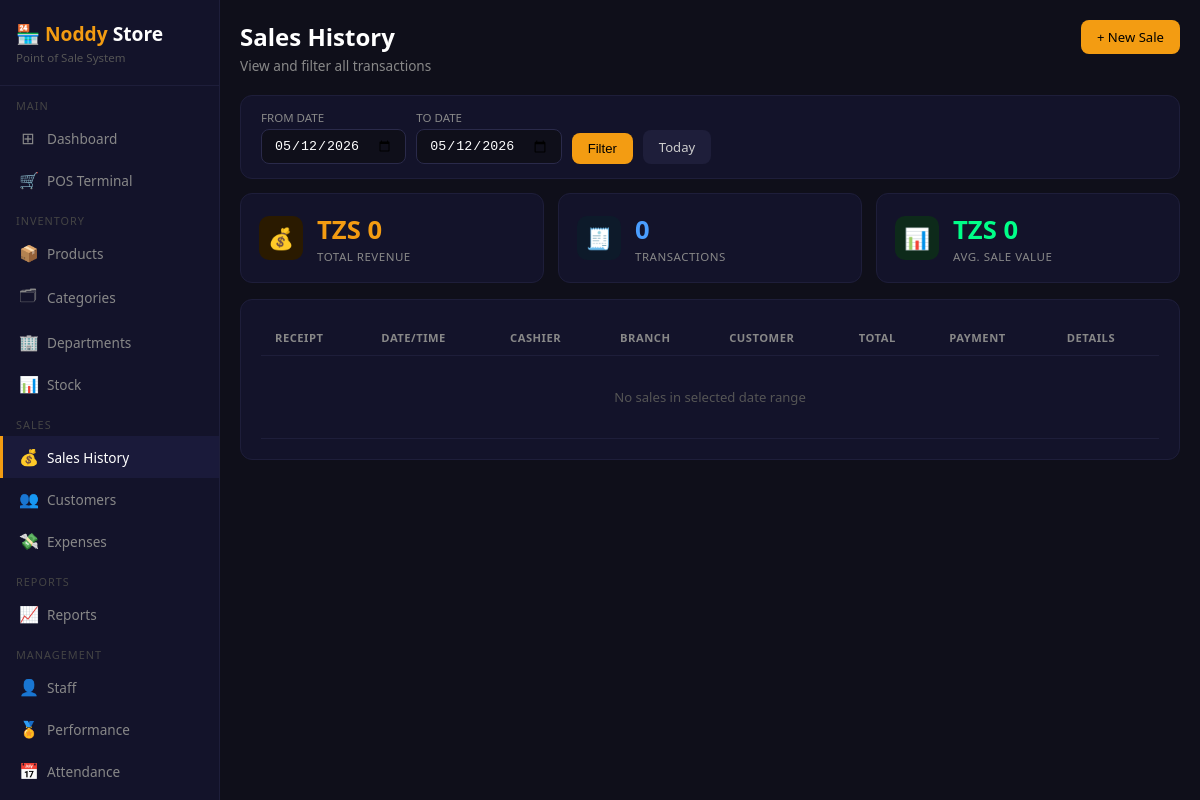
The app's page /sales (signed in), older data.
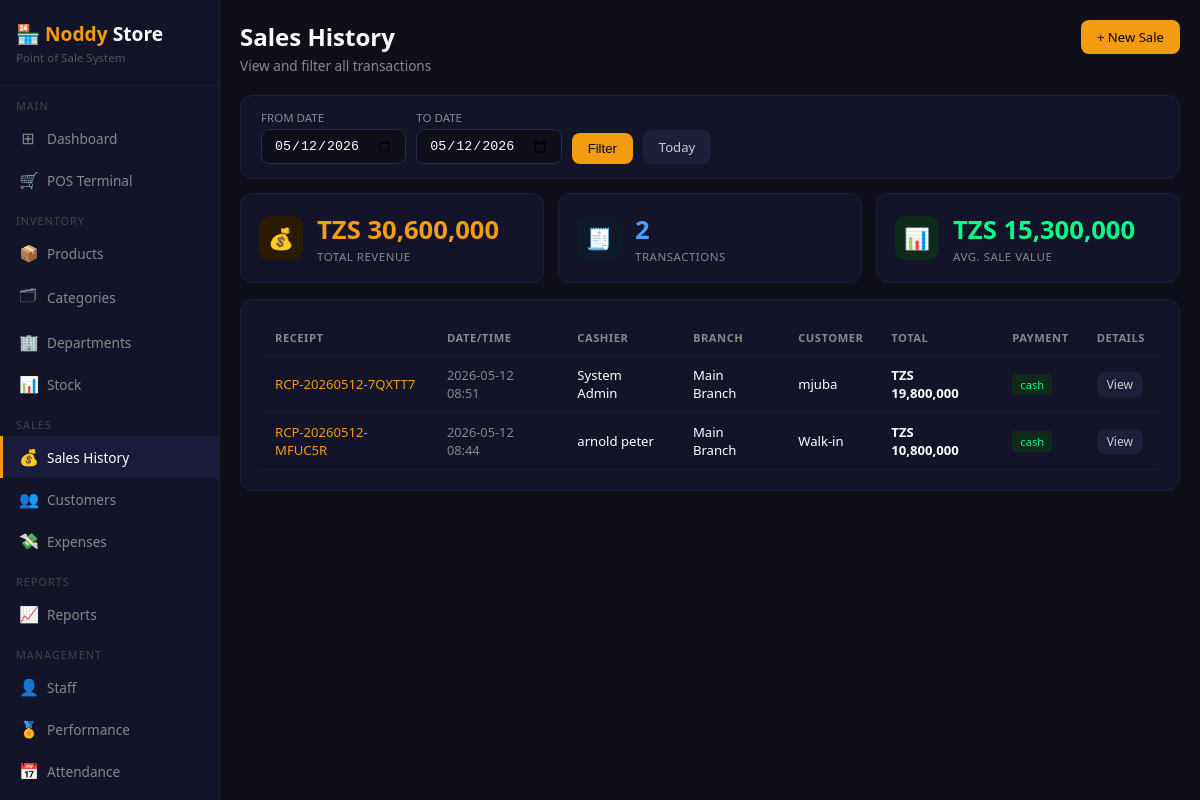
The same page, newer data.
### tables this page shows
CREATE TABLE sales (
        id           INTEGER PRIMARY KEY AUTOINCREMENT,
        receipt_no   TEXT UNIQUE,
        branch_id    INTEGER,
        user_id      INTEGER,
        customer_id  INTEGER,
        total_amount REAL DEFAULT 0,
        paid_amount  REAL DEFAULT 0,
        change_amount REAL DEFAULT 0,
        payment_type TEXT DEFAULT 'cash',
        status       TEXT DEFAULT 'completed',
        notes        TEXT,
        created_at   TEXT DEFAULT CURRENT_TIMESTAMP,
        FOREIGN KEY (branch_id)   REFERENCES branches(id),
        FOREIGN KEY (user_id)     REFERENCES users(id),
        FOREIGN KEY (customer_id) REFERENCES customers(id)
    );

CREATE TABLE users (
        id         INTEGER PRIMARY KEY AUTOINCREMENT,
        full_name  TEXT NOT NULL,
        username   TEXT UNIQUE NOT NULL,
        password   TEXT NOT NULL,
        role       TEXT DEFAULT 'cashier',
        branch_id  INTEGER,
        active     INTEGER DEFAULT 1,
        created_at TEXT DEFAULT CURRENT_TIMESTAMP,
        FOREIGN KEY (branch_id) REFERENCES branches(id)
    );

CREATE TABLE branches (
        id         INTEGER PRIMARY KEY AUTOINCREMENT,
        name       TEXT NOT NULL,
        location   TEXT,
        phone      TEXT,
        created_at TEXT DEFAULT CURRENT_TIMESTAMP
    );

CREATE TABLE customers (
        id           INTEGER PRIMARY KEY AUTOINCREMENT,
        full_name    TEXT NOT NULL,
        phone        TEXT,
        email        TEXT,
        address      TEXT,
        debit_limit  REAL DEFAULT 0,
        debit_balance REAL DEFAULT 0,
        branch_id    INTEGER,
        created_at   TEXT DEFAULT CURRENT_TIMESTAMP,
        FOREIGN KEY (branch_id) REFERENCES branches(id)
    );

### app.py (the view)
@app.route('/sales')
@login_required
def sales():
    conn      = get_db()
    branch_id = session.get('branch_id')
    role      = session.get('role')
    date_from = request.args.get('from', datetime.now().strftime('%Y-%m-%d'))
    date_to   = request.args.get('to',   datetime.now().strftime('%Y-%m-%d'))
    bf        = '' if role == 'admin' else f'AND s.branch_id={branch_id}'
    sale_list = conn.execute(f'''
        SELECT s.*,u.full_name as cashier,b.name as branch_name,
               c.full_name as customer_name
        FROM sales s
        LEFT JOIN users u ON s.user_id=u.id
        LEFT JOIN branches b ON s.branch_id=b.id
        LEFT JOIN customers c ON s.customer_id=c.id
        WHERE DATE(s.created_at) BETWEEN ? AND ? {bf}
        ORDER BY s.created_at DESC
    ''', (date_from,date_to)).fetchall()
    totals = conn.execute(f'''
        SELECT COALESCE(SUM(total_amount),0) as total, COUNT(*) as count
        FROM sales s
        WHERE DATE(created_at) BETWEEN ? AND ? {bf}
    ''', (date_from,date_to)).fetchone()
    conn.close()
    return render_template('sales.html',
        sale_list=sale_list, totals=totals,
        date_from=date_from, date_to=date_to)

### app.py (called while the page is built)
def login_required(f):
    @wraps(f)
    def decorated(*args, **kwargs):
        if 'user_id' not in session:
            return redirect(url_for('login'))
        return f(*args, **kwargs)
    return decorated

### database.py (called while the page is built)
def get_db():
    conn = sqlite3.connect(DB)
    conn.row_factory = sqlite3.Row
    return conn

### templates/sales.html (shortened to what this page needs)
{% extends 'base.html' %}
{% block content %}
<div class="page-header">
    <div>
        <h2>Sales History</h2>
        <p>View and filter all transactions</p>
    </div>
    <a href="/pos" class="btn btn-primary">+ New Sale</a>
</div>
<div class="card" style="padding:14px 20px;margin-bottom:14px;">
    <form method="GET" style="display:flex;gap:10px;align-items:flex-end;flex-wrap:wrap;">
        <div>
            <label style="display:block;color:#888;font-size:0.72rem;margin-bottom:4px;text-transform:uppercase">From Date</label>
            <input type="date" name="from" value="{{ date_from }}"
                   style="padding:8px 12px;background:#0f0f1a;border:1px solid #2a2a4a;border-radius:8px;color:#fff;outline:none;"/>
        </div>
        <div>
            <label style="display:block;color:#888;font-size:0.72rem;margin-bottom:4px;text-transform:uppercase">To Date</label>
            <input type="date" name="to" value="{{ date_to }}"
                   style="padding:8px 12px;background:#0f0f1a;border:1px solid #2a2a4a;border-radius:8px;color:#fff;outline:none;"/>
        </div>
        <button type="submit" class="btn btn-primary">Filter</button>
        <a href="/sales" class="btn btn-secondary">Today</a>
    </form>
</div>
<div style="display:grid;grid-template-columns:repeat(3,1fr);gap:14px;margin-bottom:16px;">
    <div class="stat-card">
        <div class="stat-icon" style="background:#2a1a00">💰</div>
        <div class="stat-info">
            <div class="number" style="color:#f39c12">
                TZS {{ "{:,.0f}".format(totals.total) }}
            </div>
            <div class="label">Total Revenue</div>
        </div>
    </div>
    <div class="stat-card">
        <div class="stat-icon" style="background:#0d1a2a">🧾</div>
        <div class="stat-info">
            <div class="number" style="color:#4a9eff">{{ totals.count }}</div>
            <div class="label">Transactions</div>
        </div>
    </div>
    <div class="stat-card">
        <div class="stat-icon" style="background:#0d2a1a">📊</div>
        <div class="stat-info">
            <div class="number" style="color:#00ff88">
                TZS {{ "{:,.0f}".format(totals.total / totals.count if totals.count else 0) }}
            </div>
            <div class="label">Avg. Sale Value</div>
        </div>
    </div>
</div>
<div class="card">
    <table>
        <thead>
            <tr>
                <th>Receipt</th>
                <th>Date/Time</th>
                <th>Cashier</th>
                <th>Branch</th>
                <th>Customer</th>
                <th>Total</th>
                <th>Payment</th>
                <th>Details</th>
            </tr>
        </thead>
        <tbody>
            {% for s in sale_list %}
            <tr>
                <td style="color:#f39c12;font-weight:500">{{ s.receipt_no }}</td>
                <td style="color:#888;font-size:0.8rem">{{ s.created_at[:16] }}</td>
                <td>{{ s.cashier }}</td>
                <td>{{ s.branch_name }}</td>
                <td>{{ s.customer_name or 'Walk-in' }}</td>
                <td><strong>TZS {{ "{:,.0f}".format(s.total_amount) }}</strong></td>
                <td>
                    <span class="badge badge-{% if s.payment_type=='cash' %}success{% elif s.payment_type=='card' %}info{% else %}warning{% endif %}">
                        {{ s.payment_type }}
                    </span>
                </td>
                <td>
                    <a href="/sales/{{ s.id }}"
                       class="btn btn-secondary btn-sm">View</a>
                </td>
            </tr>
            {% else %}
            <tr>
                <td colspan="8" style="text-align:center;color:#555;padding:32px">
                    No sales in selected date range
                </td>
            </tr>
            {% endfor %}
        </tbody>
    </table>
</div>
{% endblock %}

### templates/base.html (shortened to what this page needs)
<!DOCTYPE html>
<html lang="en">
<head>
</head>
<body>
<div class="sidebar">
    <div class="sidebar-logo">
        <h1>🏪 <span>Noddy</span> Store</h1>
        <p>Point of Sale System</p>
    </div>
    <nav>
        <div class="nav-section">Main</div>
        <a href="/" class="nav-item {% if request.path=='/' %}active{% endif %}">
            <span class="icon">⊞</span> Dashboard
        </a>
        <a href="/pos" class="nav-item {% if request.path=='/pos' %}active{% endif %}">
            <span class="icon">🛒</span> POS Terminal
        </a>
        <div class="nav-section">Inventory</div>
        <a href="/products" class="nav-item {% if '/products' in request.path %}active{% endif %}">
            <span class="icon">📦</span> Products
        </a>
        <a href="/categories" class="nav-item {% if '/categories' in request.path %}active{% endif %}">
            <span class="icon">🗂</span> Categories
        </a>
        <a href="/departments" class="nav-item {% if '/departments' in request.path %}active{% endif %}">
            <span class="icon">🏢</span> Departments
        </a>
        <a href="/stock" class="nav-item {% if request.path=='/stock' %}active{% endif %}">
            <span class="icon">📊</span> Stock
        </a>
        <div class="nav-section">Sales</div>
        <a href="/sales" class="nav-item {% if request.path=='/sales' %}active{% endif %}">
            <span class="icon">💰</span> Sales History
        </a>
        <a href="/customers" class="nav-item {% if '/customers' in request.path %}active{% endif %}">
            <span class="icon">👥</span> Customers
        </a>
        <a href="/expenses" class="nav-item {% if '/expenses' in request.path %}active{% endif %}">
            <span class="icon">💸</span> Expenses
        </a>
        <div class="nav-section">Reports</div>
        <a href="/reports" class="nav-item {% if request.path=='/reports' %}active{% endif %}">
            <span class="icon">📈</span> Reports
        </a>
        <div class="nav-section">Management</div>
        <a href="/staff" class="nav-item {% if request.path=='/staff' %}active{% endif %}">
            <span class="icon">👤</span> Staff
        </a>
        <a href="/staff/performance" class="nav-item {% if '/staff/performance' in request.path %}active{% endif %}">
            <span class="icon">🏅</span> Performance
        </a>
        <a href="/staff/attendance/report" class="nav-item {% if '/attendance' in request.path %}active{% endif %}">
            <span class="icon">📅</span> Attendance
        </a>
        <a href="/branches" class="nav-item {% if request.path=='/branches' %}active{% endif %}">
        </a>
    </nav>
</div>
<div class="main">
    {% block content %}{% endblock %}
</div>
</body>
</html>

### templates/base.html (style rules this page uses)
* { margin:0;padding:0;box-sizing:border-box; }
body { background:#0f0f1a;color:#fff;font-family:'Segoe UI',sans-serif;display:flex;min-height:100vh; }
.sidebar { width:220px;background:#13132a;border-right:1px solid #1e1e3a;display:flex;flex-direction:column;position:fixed;height:100vh;z-index:100;overflow-y:auto; }
.sidebar-logo { padding:20px 16px;border-bottom:1px solid #1e1e3a; }
.sidebar-logo h1 { font-size:1.2rem;color:#fff; }
.sidebar-logo h1 span { color:#f39c12; }
.sidebar-logo p { color:#555;font-size:0.72rem;margin-top:3px; }
.nav-section { padding:12px 0 4px 16px;font-size:0.68rem;color:#444;text-transform:uppercase;letter-spacing:1px; }
.nav-item { display:flex;align-items:center;gap:10px;padding:10px 16px;color:#888;text-decoration:none;font-size:0.85rem;border-left:3px solid transparent;transition:all .2s; }
.nav-item.active { color:#fff;background:#1a1a3a;border-left-color:#f39c12; }
.nav-item .icon { font-size:1rem;width:18px;text-align:center; }
.main { margin-left:220px;flex:1;padding:20px;overflow-y:auto; }
.page-header { margin-bottom:20px;display:flex;justify-content:space-between;align-items:flex-start; }
.page-header h2 { font-size:1.5rem;font-weight:600; }
.page-header p { color:#888;font-size:0.85rem;margin-top:3px; }
.card { background:#13132a;border-radius:12px;border:1px solid #1e1e3a;padding:20px;margin-bottom:16px; }
.stat-card { background:#13132a;border-radius:12px;padding:18px;border:1px solid #1e1e3a;display:flex;align-items:center;gap:14px; }
.stat-icon { width:44px;height:44px;border-radius:10px;display:flex;align-items:center;justify-content:center;font-size:1.3rem;flex-shrink:0; }
.stat-info .number { font-size:1.6rem;font-weight:700; }
.stat-info .label { color:#888;font-size:0.72rem;text-transform:uppercase;letter-spacing:.5px;margin-top:2px; }
table { width:100%;border-collapse:collapse; }
th,td { padding:10px 14px;text-align:left;font-size:0.82rem;border-bottom:1px solid #1e1e3a; }
th { color:#888;text-transform:uppercase;font-size:0.7rem;letter-spacing:.5px; }
.btn { padding:8px 16px;border:none;border-radius:8px;cursor:pointer;font-size:0.82rem;font-weight:500;text-decoration:none;display:inline-block; }
.btn-primary { background:#f39c12;color:#000; }
.btn-secondary { background:#1e1e3a;color:#ccc; }
.btn-sm { padding:4px 10px;font-size:0.75rem; }
.badge { padding:3px 8px;border-radius:4px;font-size:0.7rem;font-weight:500; }
.badge-success { background:#0d2a1a;color:#00ff88; }

Row changes from the older to the newer data that the page shows:
added sales: receipt_no "RCP-20260512-7QXTT7", created_at "2026-05-12 08:51", cashier "System Admin", branch_name "Main Branch", full_name "mjuba", total_amount "19,800,000", payment_type "cash"
added sales: receipt_no "RCP-20260512-MFUC5R", created_at "2026-05-12 08:44", cashier "arnold peter", branch_name "Main Branch", customer_name "Walk-in", total_amount "10,800,000", payment_type "cash"
Text that changed along with them:
{{ "{:,.0f}".format(totals.total) }}: "0" → "30,600,000"
{{ totals.count }}: "0" → "2"
{{ "{:,.0f}".format(totals.total / totals.count if totals.count else 0) }}: "0" → "15,300,000"
text no longer shown: "No sales in selected date range"
